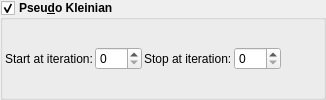
    <widget class="MyGroupBox" name="groupCheck_transf_function_enabledAy">
     <property name="font">
      <font>
       <weight>75</weight>
       <bold>true</bold>
      </font>
     </property>
     <property name="toolTip">
      <string/>
     </property>
     <property name="title">
      <string>Pseu&amp;do Kleinian</string>
     </property>
     <property name="checkable">
      <bool>true</bool>
     </property>
     <layout class="QVBoxLayout" name="verticalLayout_35" stretch="0">
      <property name="spacing">
       <number>2</number>
      </property>
      <property name="leftMargin">
       <number>2</number>
      </property>
      <property name="topMargin">
       <number>2</number>
      </property>
      <property name="rightMargin">
       <number>2</number>
      </property>
      <property name="bottomMargin">
       <number>2</number>
      </property>
      <item>
       <layout class="QGridLayout" name="gridLayout_17">
        <item row="0" column="3">
         <widget class="MySpinBox" name="spinboxInt_transf_stop_iterations_C">
          <property name="sizePolicy">
           <sizepolicy hsizetype="Minimum" vsizetype="Maximum">
            <horstretch>0</horstretch>
            <verstretch>0</verstretch>
           </sizepolicy>
          </property>
          <property name="font">
           <font>
            <weight>50</weight>
            <bold>false</bold>
           </font>
          </property>
          <property name="maximum">
           <number>250</number>
          </property>
         </widget>
        </item>
        <item row="0" column="2">
         <widget class="QLabel" name="label_262">
          <property name="font">
           <font>
            <weight>50</weight>
            <bold>false</bold>
           </font>
          </property>
          <property name="text">
           <string>Stop at iteration:</string>
          </property>
         </widget>
        </item>
        <item row="0" column="4">
         <spacer name="horizontalSpacer_4">
          <property name="orientation">
           <enum>Qt::Horizontal</enum>
          </property>
          <property name="sizeHint" stdset="0">
           <size>
            <width>40</width>
            <height>2</height>
           </size>
          </property>
         </spacer>
        </item>
        <item row="0" column="1">
         <widget class="MySpinBox" name="spinboxInt_transf_start_iterations_C">
          <property name="sizePolicy">
           <sizepolicy hsizetype="Minimum" vsizetype="Maximum">
            <horstretch>0</horstretch>
            <verstretch>0</verstretch>
           </sizepolicy>
          </property>
          <property name="font">
           <font>
            <weight>50</weight>
            <bold>false</bold>
           </font>
          </property>
          <property name="maximum">
           <number>250</number>
          </property>
         </widget>
        </item>
        <item row="0" column="0">
         <widget class="QLabel" name="label_72">
          <property name="font">
           <font>
            <weight>50</weight>
            <bold>false</bold>
           </font>
          </property>
          <property name="text">
           <string>Start at iteration:</string>
          </property>
         </widget>
        </item>
       </layout>
      </item>
     </layout>
    </widget>
